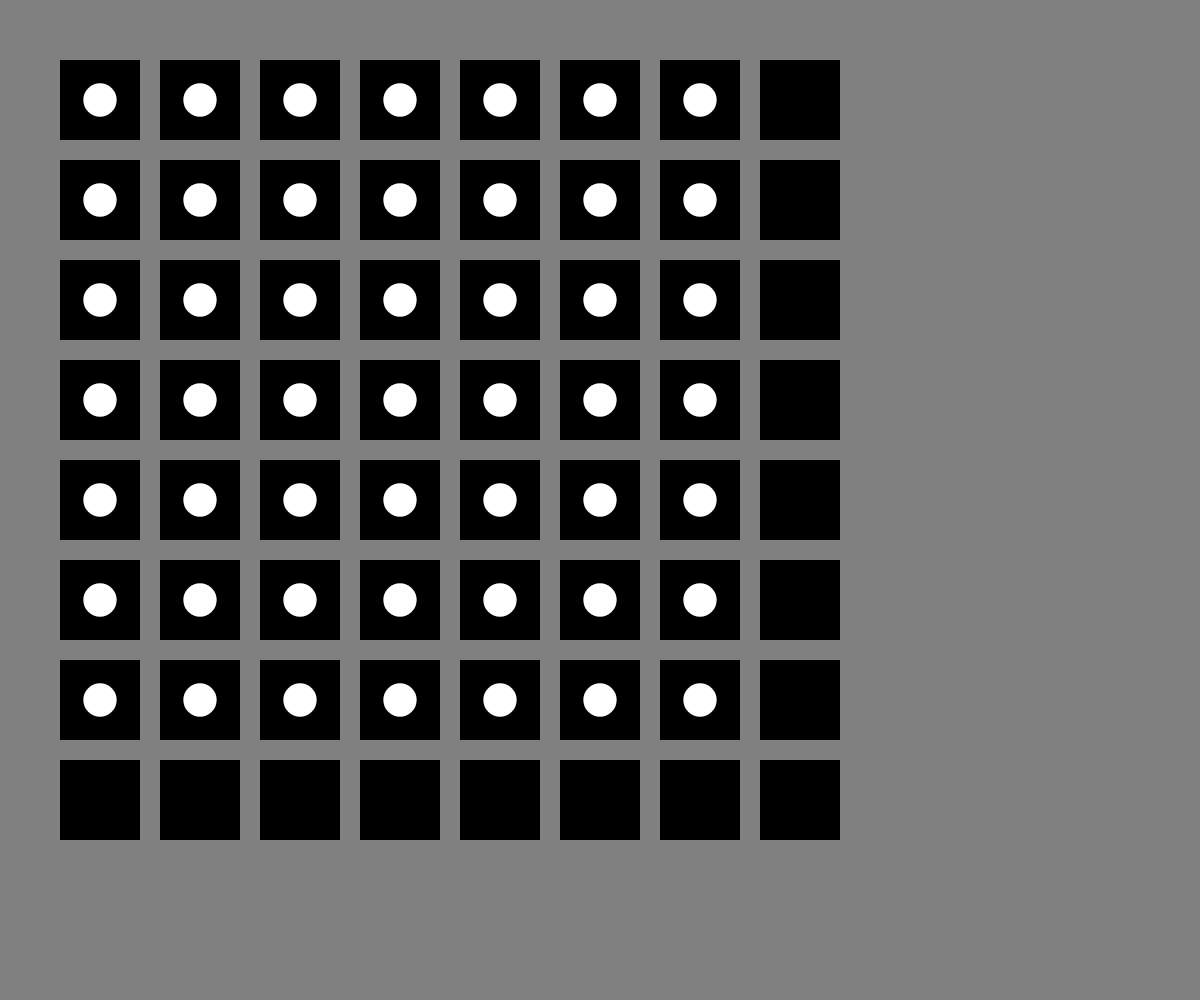
Frame 1 (no input)
Frame 60 (no input): identical to frame 1, image omitted
Frame 120 (the mouse pressed at the canvas centre since frame 60): identical to frame 1, image omitted

The p5.js sketch that drew this single still picture (run headless with seeded random() and noise() and a simulated clock; from frame 60 on, the mouse is pressed at the canvas centre):

// p5.js sketch
// ── sketch.js
// Nested Loops Optical Illusion

let cellSize;

async function setup() {
  createCanvas(windowWidth, windowHeight);
  if (width < height) {
    cellSize = width/10;
  }
  else {
    cellSize = height/10;
  }
  noStroke();
  // ellipseMode(CORNER);
}

function draw() {
  background("gray");
  blackSquares();
  whiteDots();
}

function blackSquares() {
  let buffer = width/20;
  for (let y = 0; y < 8; y++) {
    for (let x = 0; x < 8; x++) {
      fill("black");
      rect(x*cellSize + buffer, y*cellSize + buffer, cellSize*0.8, cellSize*0.8);
    }
  }
}

function whiteDots() {
  let buffer = width/20;
  let circleSize = cellSize/3;
  for (let y = 1; y < 8; y++) {
    for (let x = 1; x < 8; x++) {
      fill("white");
      ellipse(x*cellSize, y*cellSize, circleSize);
    }
  }
}
